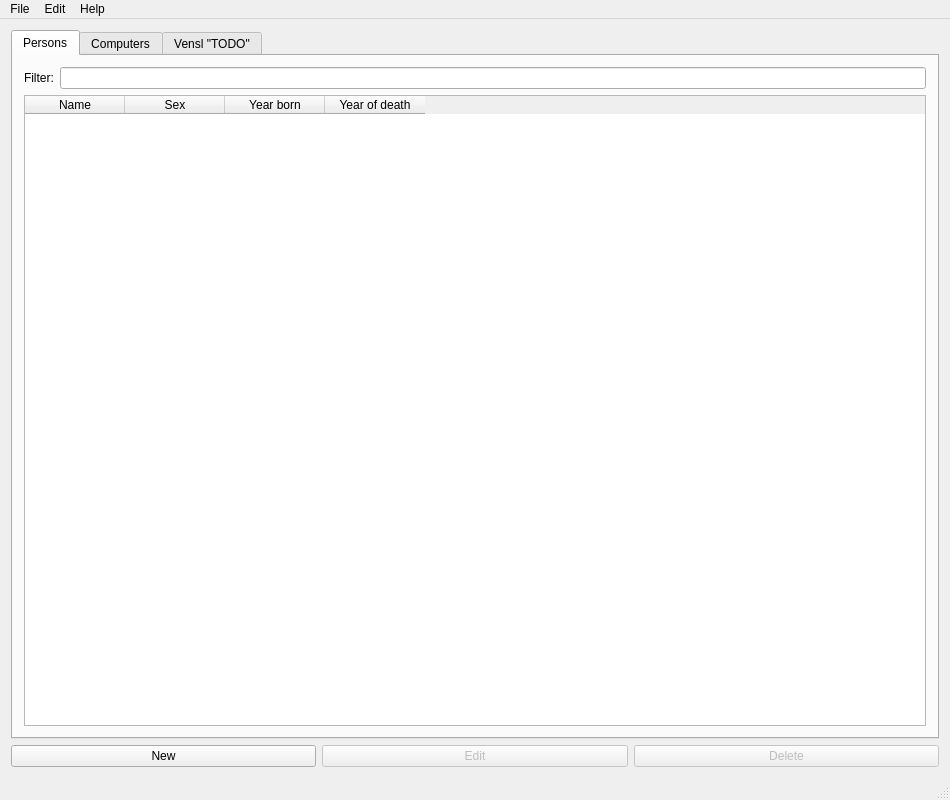
<?xml version="1.0" encoding="UTF-8"?>
<ui version="4.0">
 <class>MainWindow</class>
 <widget class="QMainWindow" name="MainWindow">
  <property name="geometry">
   <rect>
    <x>0</x>
    <y>0</y>
    <width>950</width>
    <height>800</height>
   </rect>
  </property>
  <property name="minimumSize">
   <size>
    <width>500</width>
    <height>500</height>
   </size>
  </property>
  <property name="windowTitle">
   <string>MainWindow</string>
  </property>
  <widget class="QWidget" name="centralWidget">
   <layout class="QVBoxLayout" name="verticalLayout_4">
    <item>
     <widget class="QTabWidget" name="tabWidget">
      <property name="currentIndex">
       <number>0</number>
      </property>
      <widget class="QWidget" name="tab">
       <attribute name="title">
        <string>Persons</string>
       </attribute>
       <layout class="QVBoxLayout" name="verticalLayout_2">
        <item>
         <layout class="QVBoxLayout" name="verticalLayout_3">
          <item>
           <layout class="QHBoxLayout" name="horizontalLayout_3">
            <item>
             <widget class="QLabel" name="label">
              <property name="text">
               <string>Filter:</string>
              </property>
             </widget>
            </item>
            <item>
             <widget class="QLineEdit" name="input_filter"/>
            </item>
           </layout>
          </item>
         </layout>
        </item>
        <item>
         <widget class="QTableWidget" name="tblPersons">
          <property name="acceptDrops">
           <bool>false</bool>
          </property>
          <property name="editTriggers">
           <set>QAbstractItemView::NoEditTriggers</set>
          </property>
          <property name="selectionBehavior">
           <enum>QAbstractItemView::SelectRows</enum>
          </property>
          <property name="sortingEnabled">
           <bool>true</bool>
          </property>
          <attribute name="verticalHeaderVisible">
           <bool>true</bool>
          </attribute>
          <column>
           <property name="text">
            <string>Name</string>
           </property>
          </column>
          <column>
           <property name="text">
            <string>Sex</string>
           </property>
          </column>
          <column>
           <property name="text">
            <string>Year born</string>
           </property>
          </column>
          <column>
           <property name="text">
            <string>Year of death</string>
           </property>
          </column>
         </widget>
        </item>
       </layout>
      </widget>
      <widget class="QWidget" name="tab_2">
       <attribute name="title">
        <string>Computers</string>
       </attribute>
       <layout class="QVBoxLayout" name="verticalLayout">
        <item>
         <layout class="QHBoxLayout" name="horizontalLayout_4">
          <item>
           <widget class="QLabel" name="label_2">
            <property name="maximumSize">
             <size>
              <width>16777215</width>
              <height>20</height>
             </size>
            </property>
            <property name="text">
             <string>Filter:</string>
            </property>
           </widget>
          </item>
          <item>
           <widget class="QLineEdit" name="txtComputer"/>
          </item>
         </layout>
        </item>
        <item>
         <widget class="QTableWidget" name="tblComputers">
          <property name="editTriggers">
           <set>QAbstractItemView::NoEditTriggers</set>
          </property>
          <property name="selectionBehavior">
           <enum>QAbstractItemView::SelectRows</enum>
          </property>
          <property name="sortingEnabled">
           <bool>true</bool>
          </property>
          <column>
           <property name="text">
            <string>Name</string>
           </property>
           <property name="font">
            <font>
             <weight>50</weight>
             <bold>false</bold>
            </font>
           </property>
           <property name="textAlignment">
            <set>AlignCenter</set>
           </property>
          </column>
          <column>
           <property name="text">
            <string>Year</string>
           </property>
          </column>
          <column>
           <property name="text">
            <string>Type</string>
           </property>
          </column>
          <column>
           <property name="text">
            <string>Built</string>
           </property>
          </column>
         </widget>
        </item>
       </layout>
      </widget>
      <widget class="QWidget" name="tab_3">
       <attribute name="title">
        <string>Vensl &quot;TODO&quot;</string>
       </attribute>
       <layout class="QVBoxLayout" name="verticalLayout_7">
        <item>
         <layout class="QHBoxLayout" name="horizontalLayout_5">
          <item>
           <widget class="QLabel" name="label_3">
            <property name="maximumSize">
             <size>
              <width>16777215</width>
              <height>20</height>
             </size>
            </property>
            <property name="text">
             <string>Filter:</string>
            </property>
           </widget>
          </item>
          <item>
           <widget class="QLineEdit" name="txtVensl"/>
          </item>
         </layout>
        </item>
        <item>
         <widget class="QTableWidget" name="tableWidget_2"/>
        </item>
       </layout>
      </widget>
     </widget>
    </item>
    <item>
     <layout class="QHBoxLayout" name="horizontalLayout_2">
      <item>
       <widget class="QPushButton" name="btnNew">
        <property name="text">
         <string>New</string>
        </property>
       </widget>
      </item>
      <item>
       <widget class="QPushButton" name="btnEdit">
        <property name="enabled">
         <bool>false</bool>
        </property>
        <property name="text">
         <string>Edit</string>
        </property>
       </widget>
      </item>
      <item>
       <widget class="QPushButton" name="btnDelete">
        <property name="enabled">
         <bool>false</bool>
        </property>
        <property name="text">
         <string>Delete</string>
        </property>
       </widget>
      </item>
     </layout>
    </item>
   </layout>
  </widget>
  <widget class="QMenuBar" name="menuBar">
   <property name="geometry">
    <rect>
     <x>0</x>
     <y>0</y>
     <width>950</width>
     <height>27</height>
    </rect>
   </property>
   <widget class="QMenu" name="menuFile">
    <property name="title">
     <string>File</string>
    </property>
    <addaction name="actionNew"/>
    <addaction name="separator"/>
    <addaction name="actionExit"/>
   </widget>
   <widget class="QMenu" name="menuEdit">
    <property name="title">
     <string>Edit</string>
    </property>
    <addaction name="actionEdit"/>
    <addaction name="actionRemove"/>
   </widget>
   <widget class="QMenu" name="menuHelp">
    <property name="title">
     <string>Help</string>
    </property>
    <addaction name="actionAbout"/>
   </widget>
   <addaction name="menuFile"/>
   <addaction name="menuEdit"/>
   <addaction name="menuHelp"/>
  </widget>
  <widget class="QStatusBar" name="statusBar"/>
  <action name="actionNew">
   <property name="text">
    <string>New</string>
   </property>
  </action>
  <action name="actionExit">
   <property name="text">
    <string>Exit</string>
   </property>
  </action>
  <action name="actionEdit">
   <property name="text">
    <string>Edit</string>
   </property>
  </action>
  <action name="actionRemove">
   <property name="text">
    <string>Remove</string>
   </property>
  </action>
  <action name="actionAbout">
   <property name="text">
    <string>About</string>
   </property>
  </action>
 </widget>
 <layoutdefault spacing="6" margin="11"/>
 <tabstops>
  <tabstop>tabWidget</tabstop>
  <tabstop>btnNew</tabstop>
  <tabstop>btnEdit</tabstop>
  <tabstop>btnDelete</tabstop>
  <tabstop>tblComputers</tabstop>
  <tabstop>tableWidget_2</tabstop>
 </tabstops>
 <resources/>
 <connections/>
</ui>
